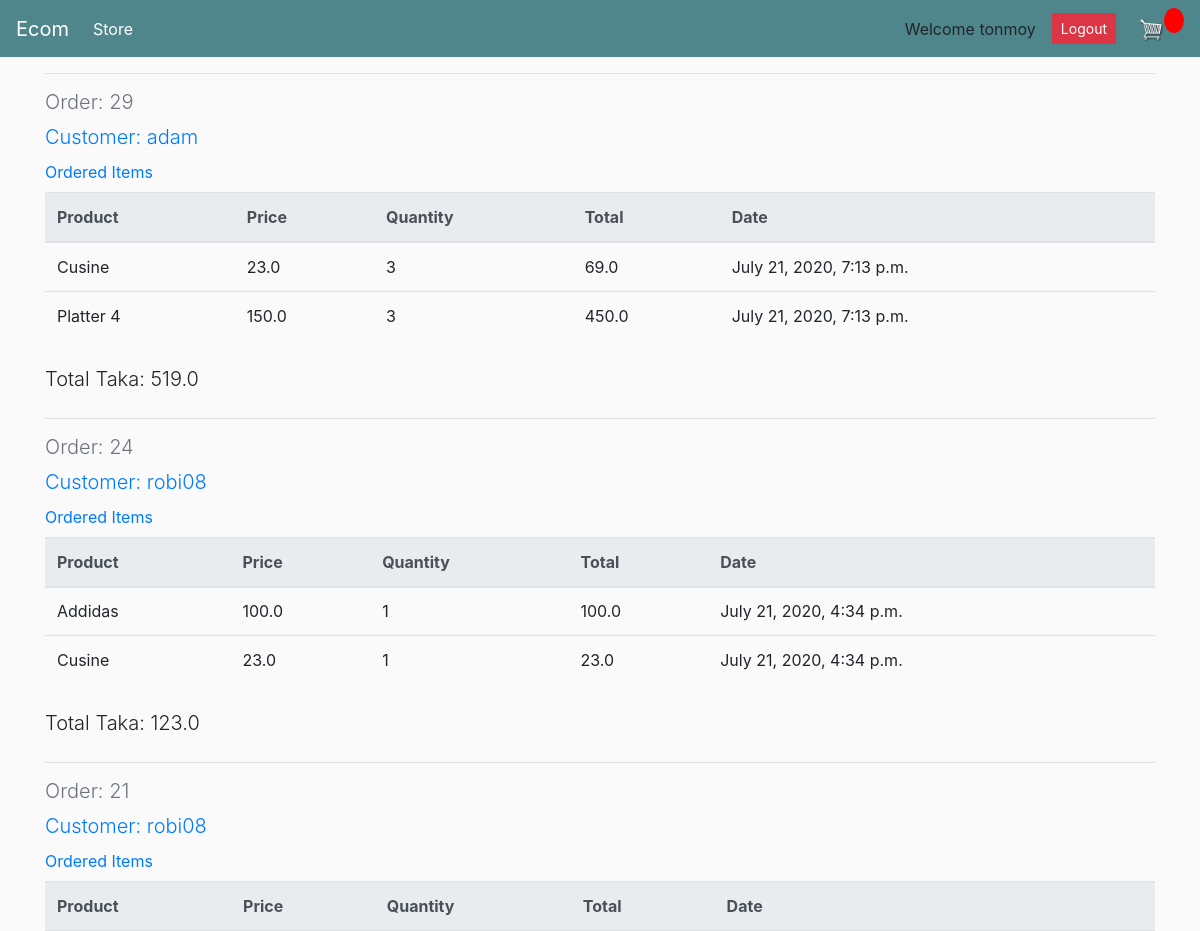
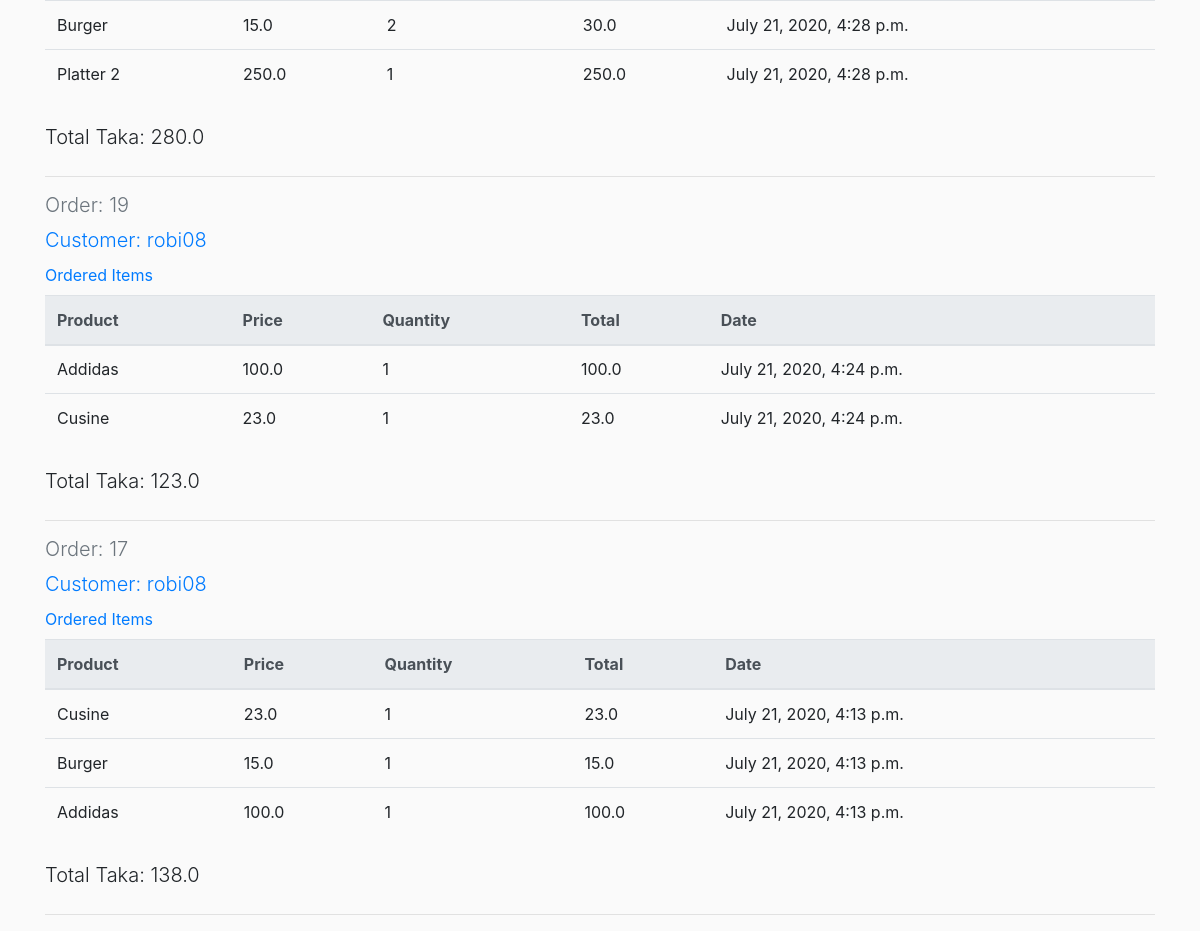
Screenshot of /orders/ (signed in) with the database file from the repository (2 pictures, top to bottom).
### store/models.py (models this page shows, shortened)
class Order(models.Model):
    customer= models.ForeignKey(User, on_delete=models.SET_NULL, blank=True, null=True)
    date_ordered= models.DateTimeField(auto_now_add=True)
    complete= models.BooleanField(default=False, null=True, blank=False)
    transaction_id = models.CharField(max_length=200, null=True)
    @property
    def get_chart_total(self):
        orderitems= self.orderitem_set.all()
        total =sum([item.get_total for item in orderitems])
        return total

class OrderItem(models.Model):
    product= models.ForeignKey(Product, on_delete=models.SET_NULL, blank= True, null=True)
    order = models.ForeignKey(Order, on_delete=models.SET_NULL, blank=True, null=True)
    quantity = models.IntegerField(default=0, null=True, blank=True)
    date_added = models.DateTimeField(auto_now_add=True)
    @property
    def get_total(self):
        total=self.product.price * self.quantity
        return total

class Product(models.Model):
    name=models.CharField(max_length=200,null=True)
    price=models.FloatField()
    digital= models.BooleanField(default=False,null=True, blank=False)
    image= models.ImageField(upload_to= image_name_change,blank=False,null=True)

### store/views.py (the view)
# urls.py: path('orders/', views.orderlist, name='order_list')
def orderlist(request):
    orders= Order.objects.all().order_by('-date_ordered')
    context= {
        "orders" : orders
    }
    return render(request, "order/orderlist.html", context)

### store/templates/order/orderlist.html
{% extends "store/Main.html" %}
{% load static %}
{% block content %}
{% for order in orders %}
<div>
    {% if order.orderitem_set.all %}
    <h5 class="lead text-secondary" >Order: {{order.id}}</h5>
    <label class="lead text-primary">Customer: {{order.customer.username}}</label><br/>
    <label class="text-primary">Ordered Items</label>
    <table class="table mb-4">
        <tr>
            <thead class="thead-light">
              <th scope="col">Product</th>
              <th scope="col">Price</th>
              <th scope="col">Quantity</th>
              <th scope="col">Total</th>
              <th scope="col">Date</th>
            </thead>
        </tr>
      <tbody>
        {% for item in order.orderitem_set.all %}
        <tr>
          <td>{{item.product.name}}</td>
          <td>{{item.product.price}}</td>
          <td>{{ item.quantity}}</td>
          <td>{{ item.get_total}}</td>
          <td>{{item.date_added}}</td>
        </tr>
        {% endfor %}
      </tbody>
    </table>
    <label class="lead">Total Taka: {{order.get_chart_total}}</label>
    <hr>
</div>
    {% endif %}
{% endfor %}
{% endblock %}

### store/templates/store/Main.html (shortened to what this page needs)
<!DOCTYPE html>
{% load static %}
<html>
  <head>
    <link
      rel="stylesheet"
      href="https://stackpath.bootstrapcdn.com/bootstrap/4.4.1/css/bootstrap.min.css"
    />
    <link rel="stylesheet" type="text/css" href="{% static 'css/main.css' %}" />
  </head>
  <body>
    <nav class="navbar navbar-expand-lg navbar-dark bg-dark">
      <a class="navbar-brand" href="{% url 'store' %}">Ecom</a>
      <div class="collapse navbar-collapse" id="navbarSupportedContent">
        <ul class="navbar-nav mr-auto">
          <li class="nav-item active">
            <a class="nav-link" href="{% url 'store' %}"
              >Store <span class="sr-only">(current)</span></a
            >
          </li>
        </ul>
        <div class="form-inline my-2 my-lg-0">
          {% if user.is_authenticated %}
          <label class="mr-3">Welcome {{request.user}}</label>
          <a href="{% url 'logout' %}" class="btn btn-danger btn-sm mr-2"
            >Logout</a
          >
          {% endif %}
          <a href="{% url 'cart' %}">
            <img id="cart-icon" src="{% static 'images/cart.png' %}" />
          </a>
          <p id="cart-total">{{cartItems}}</p>
        </div>
      </div>
    </nav>
    <div class="container">
      <hr />
      {% block content %} {% endblock content %}
    </div>
  </body>
</html>

### static/css/main.css (style rules this page uses)
body { background-color: hsl(0, 0%, 98%); }
h1,h2,h3,h4,h5,h6 { color:hsl(0, 0%, 30%); }
.bg-dark { background-color: #4f868c!important; }
#cart-icon { width:25px; display: inline-block; margin-left: 15px; }
#cart-total { display: block; text-align: center; color:#fff; background-color: red; width: 20px; height: 25px; border-radius: 50%; font-size: 14px; }
.btn { border-radius: 0; }

### rows the page displays
Order: id "29", customer.username "adam", get_chart_total "519.0"
OrderItem: product.name "Cusine", product.price "23.0", quantity "3", get_total "69.0", date_added "July 21, 2020, 7:13 p.m."
OrderItem: product.name "Platter 4", product.price "150.0", quantity "3", get_total "450.0", date_added "July 21, 2020, 7:13 p.m."
Order: id "24", customer.username "robi08", get_chart_total "123.0"
OrderItem: product.name "Addidas", product.price "100.0", quantity "1", get_total "100.0", date_added "July 21, 2020, 4:34 p.m."
OrderItem: product.name "Cusine", product.price "23.0", quantity "1", get_total "23.0", date_added "July 21, 2020, 4:34 p.m."
Order: id "21", customer.username "robi08", get_chart_total "280.0"
OrderItem: product.name "Burger", product.price "15.0", quantity "2", get_total "30.0", date_added "July 21, 2020, 4:28 p.m."
OrderItem: product.name "Platter 2", product.price "250.0", quantity "1", get_total "250.0", date_added "July 21, 2020, 4:28 p.m."
Order: id "19", customer.username "robi08", get_chart_total "123.0"
OrderItem: product.name "Addidas", product.price "100.0", quantity "1", get_total "100.0", date_added "July 21, 2020, 4:24 p.m."
OrderItem: product.name "Cusine", product.price "23.0", quantity "1", get_total "23.0", date_added "July 21, 2020, 4:24 p.m."
Order: id "17", customer.username "robi08", get_chart_total "138.0"
OrderItem: product.name "Cusine", product.price "23.0", quantity "1", get_total "23.0", date_added "July 21, 2020, 4:13 p.m."
OrderItem: product.name "Burger", product.price "15.0", quantity "1", get_total "15.0", date_added "July 21, 2020, 4:13 p.m."
OrderItem: product.name "Addidas", product.price "100.0", quantity "1", get_total "100.0", date_added "July 21, 2020, 4:13 p.m."

### other values shown
{{ request.user }} "tonmoy"
